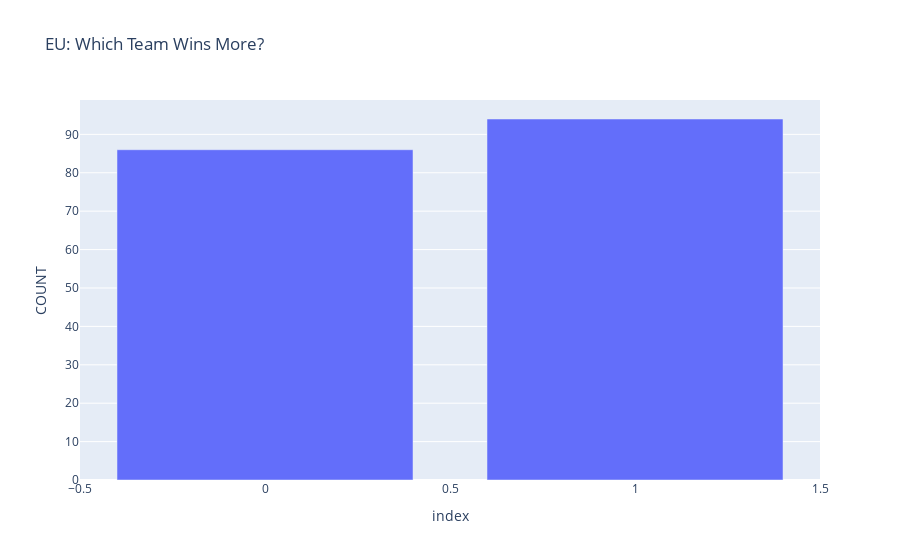

Write notebook code for a chart like this one.
### Markdown cell above
### Which team is more likely to win?

### Code cell
EUW1_winners = pd.DataFrame(EUW1_matches.groupby('WINNER')['WINNER'].count())
EUW1_winners.columns = ['COUNT']
EUW1_winners = EUW1_winners.reset_index()
EUW1_winners

fig = px.bar(EUW1_winners, 
            x = EUW1_winners.index, 
            y = EUW1_winners.COUNT,
            title = 'EU: Which Team Wins More?')
fig.show()

print('Blue Team Win Percentage: ', round(EUW1_winners.loc[EUW1_winners['WINNER'] == 'BLUE', 'COUNT'].iloc[0] / EUW1_winners.COUNT.sum() * 100, 2))
print('Red Team Win Percentage: ', round(EUW1_winners.loc[EUW1_winners['WINNER'] == 'RED', 'COUNT'].iloc[0] / EUW1_winners.COUNT.sum() * 100, 2))

### Figure 1 — Plotly figure (JSON) as saved in the notebook; plotly's stock layout.template omitted (floating-point values rounded to 4 significant figures)
{"data": [{"alignmentgroup": "True", "hovertemplate": "index=%{x}<br>COUNT=%{y}<extra></extra>", "legendgroup": "", "marker": {"color": "#636efa", "pattern": {"shape": ""}}, "name": "", "offsetgroup": "", "orientation": "v", "showlegend": false, "textposition": "auto", "type": "bar", "x": [0, 1], "xaxis": "x", "y": [86, 94], "yaxis": "y"}], "layout": {"barmode": "relative", "legend": {"tracegroupgap": 0}, "title": {"text": "EU: Which Team Wins More?"}, "xaxis": {"anchor": "y", "domain": [0, 1], "title": {"text": "index"}}, "yaxis": {"anchor": "x", "domain": [0, 1], "title": {"text": "COUNT"}}}}
